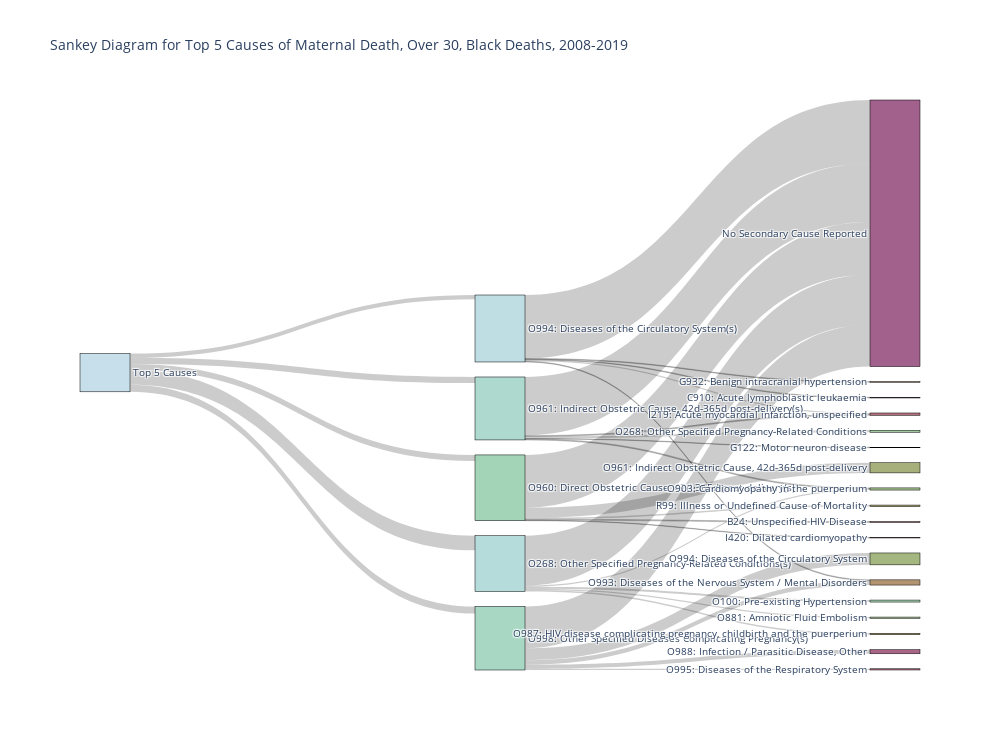

Notebook cell for this chart:
### Code cell
# create the sankey diagram 
fig = go.Figure(data=[go.Sankey(
    valueformat = '.0f', 
    valuesuffix = "%",
    node=dict(
        pad = 15, 
        thickness = 50, 
        line = dict(color= 'black', width = 0.5), 
        label = nodes['Label'], 
        color = nodes['Color']
    ), 
    link = dict(source = otb_san_coded['source'], 
            target = otb_san_coded['target'], 
            value = otb_san_coded['value'], 
               ))]
)

fig.update_layout(title_text="Sankey Diagram for Top 5 Causes of Maternal Death, Over 30, Black Deaths, 2008-2019", 
                  height = 750, width=1000, font_size=10)
fig.show()

### Figure 1 — Plotly figure (JSON) as saved in the notebook; plotly's stock layout.template omitted (floating-point values rounded to 4 significant figures)
{"data": [{"link": {"source": [0, 0, 0, 0, 0, 2, 2, 2, 2, 2, 4, 4, 4, 4, 4, 3, 3, 3, 3, 3, 5, 5, 5, 5, 5, 1, 1, 1, 1, 1], "target": [2, 4, 3, 5, 1, 21, 6, 13, 9, 8, 21, 10, 14, 20, 19, 21, 7, 9, 18, 16, 21, 11, 12, 17, 22, 21, 18, 14, 15, 23], "value": [20.18, 9.866, 8.417, 8.361, 5.797, 68.78, 2.762, 1.934, 1.657, 1.657, 57.63, 16.38, 6.215, 5.65, 1.695, 80.79, 2.649, 1.325, 1.325, 0.6623, 72.67, 14.0, 2, 1.333, 0.6667, 87.5, 1.923, 0.9615, 0.9615, 0.9615]}, "node": {"color": ["#c6dfea", "#bfdee3", "#b5dcda", "#add9ce", "#a8d7c4", "#a3d4b7", "#a1d0ad", "#9fcb9f", "#a0c593", "#a1bf8a", "#a4b780", "#a7af7a", "#aca674", "#b09c71", "#b39470", "#b58a71", "#b68273", "#b67977", "#b3717d", "#af6b82", "#a96588", "#a1618c", "#975d91", "#8a5a94"], "label": ["Top 5 Causes", "O994: Diseases of the Circulatory System(s)", "O268: Other Specified Pregnancy-Related Conditions(s)", "O961: Indirect Obstetric Cause, 42d-365d post-delivery(s)", "O998: Other Specified Diseases Complicating Pregnancy(s)", "O960: Direct Obstetric Cause, 42d-365d post-delivery(s)", "O100: Pre-existing Hypertension", "O268: Other Specified Pregnancy-Related Conditions", "O881: Amniotic Fluid Embolism", "O903: Cardiomyopathy in the puerperium", "O994: Diseases of the Circulatory System", "O961: Indirect Obstetric Cause, 42d-365d post-delivery", "R99: Illness or Undefined Cause of Mortality", "O987: HIV disease complicating pregnancy, childbirth and the puerperium", "O993: Diseases of the Nervous System / Mental Disorders", "G932: Benign intracranial hypertension", "G122: Motor neuron disease", "B24: Unspecified HIV Disease", "I219: Acute myocardial infarction, unspecified", "O995: Diseases of the Respiratory System", "O988: Infection / Parasitic Disease, Other", "No Secondary Cause Reported", "I420: Dilated cardiomyopathy", "C910: Acute lymphoblastic leukaemia"], "line": {"color": "black", "width": 0.5}, "pad": 15, "thickness": 50}, "type": "sankey", "valueformat": ".0f", "valuesuffix": "%"}], "layout": {"font": {"size": 10}, "height": 750, "title": {"text": "Sankey Diagram for Top 5 Causes of Maternal Death, Over 30, Black Deaths, 2008-2019"}, "width": 1000}}
